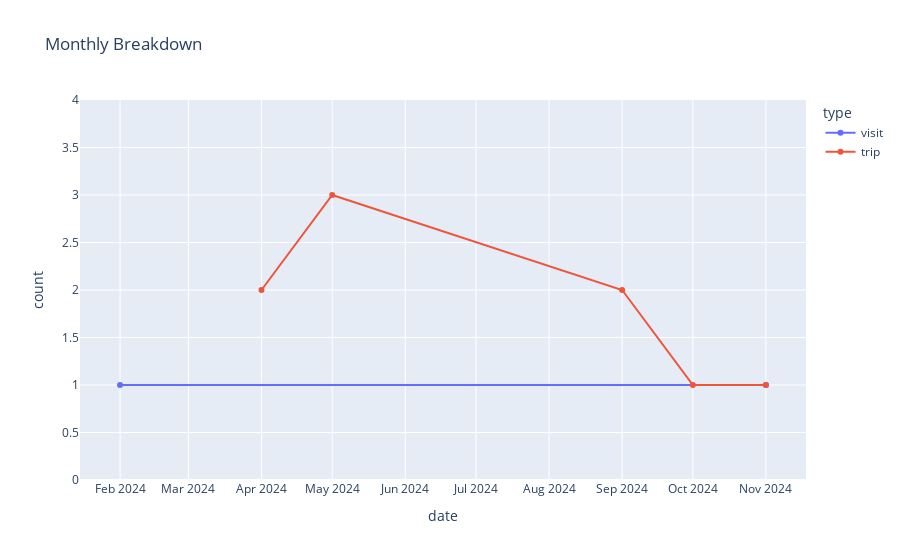

Notebook source saved alongside this figure:
### Code cell
# Plot

fig = px.line(
    df_combined_count,
    x = 'date',
    y = 'count',
    color= "type",
    title = 'Monthly Breakdown',
    markers=True,
    labels= df_combined_count["label"],
)

fig.update_layout(
                  xaxis = dict(
                    tickmode='array',
                    tickvals = list_of_xlabel_values,
                    ticktext = list_of_xlabel_text
                    ),
                  yaxis_range=[min(0, min_count - 1), max_count + 1]
                )

fig.show()

### Figure 1 — Plotly figure (JSON) as saved in the notebook; plotly's stock layout.template omitted (floating-point values rounded to 4 significant figures)
{"data": [{"hovertemplate": "type=visit<br>date=%{x}<br>count=%{y}<extra></extra>", "legendgroup": "visit", "line": {"color": "#636efa", "dash": "solid"}, "marker": {"symbol": "circle"}, "mode": "lines+markers", "name": "visit", "orientation": "v", "showlegend": true, "type": "scatter", "x": ["2024-02-01T00:00:00", "2024-11-01T00:00:00"], "xaxis": "x", "y": [1, 1], "yaxis": "y"}, {"hovertemplate": "type=trip<br>date=%{x}<br>count=%{y}<extra></extra>", "legendgroup": "trip", "line": {"color": "#EF553B", "dash": "solid"}, "marker": {"symbol": "circle"}, "mode": "lines+markers", "name": "trip", "orientation": "v", "showlegend": true, "type": "scatter", "x": ["2024-04-01T00:00:00", "2024-05-01T00:00:00", "2024-09-01T00:00:00", "2024-10-01T00:00:00", "2024-11-01T00:00:00"], "xaxis": "x", "y": [2, 3, 2, 1, 1], "yaxis": "y"}], "layout": {"legend": {"title": {"text": "type"}, "tracegroupgap": 0}, "title": {"text": "Monthly Breakdown"}, "xaxis": {"anchor": "y", "domain": [0, 1], "tickmode": "array", "ticktext": ["Feb 2024", "Mar 2024", "Apr 2024", "May 2024", "Jun 2024", "Jul 2024", "Aug 2024", "Sep 2024", "Oct 2024", "Nov 2024"], "tickvals": ["2024-02-01T00:00:00", "2024-03-01T00:00:00", "2024-04-01T00:00:00", "2024-05-01T00:00:00", "2024-06-01T00:00:00", "2024-07-01T00:00:00", "2024-08-01T00:00:00", "2024-09-01T00:00:00", "2024-10-01T00:00:00", "2024-11-01T00:00:00"], "title": {"text": "date"}}, "yaxis": {"anchor": "x", "domain": [0, 1], "range": [0, 4], "title": {"text": "count"}}}}
